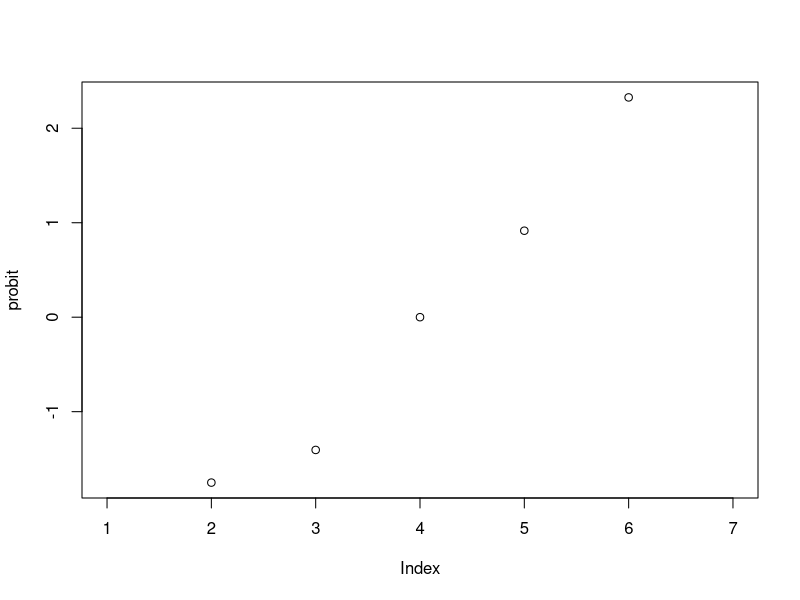
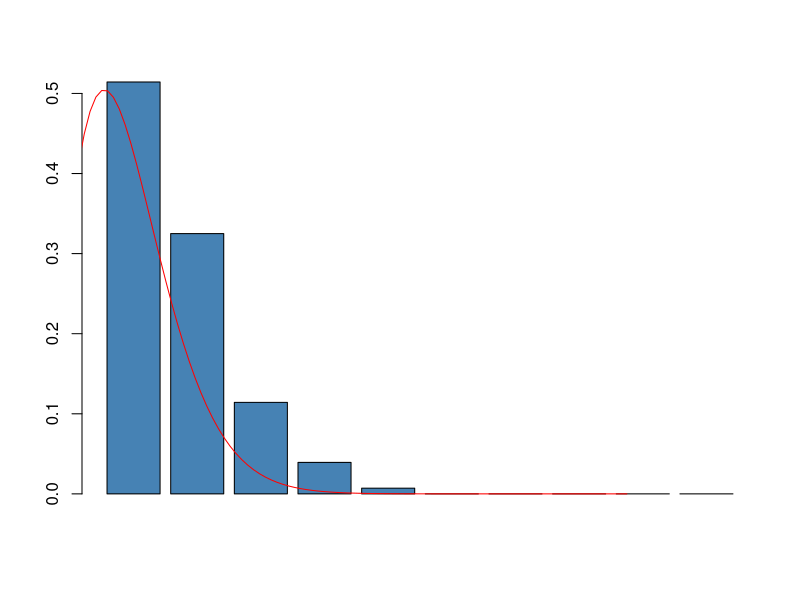

Generate these figures, in order, with R:
## ---- chunk 1
# probit.R
Table1 = read.table('probit.txt', head=T)
dead = Table1[,3]
prob = dead/100
print(prob)
probit = qnorm(prob)

plot(probit)
## ---- chunk 2
#Input
prusHorse = read.csv("prussian_kick.csv", head=T)

#table, freqTable and freqDensTable
death = prusHorse[,3]
freqTable = as.vector(as.matrix(table(death)))
freqTable = append(freqTable, numeric(5))
print(freqTable)
freqDensTable = freqTable/sum(freqTable)
barplot(freqDensTable, col='steelblue')

#fit
library(MASS)
fitdistr(death, "poisson")
# lambda = 0.70

curve(exp(-0.7)*(0.7)^x/factorial(x), from=-1, to=10, add=T, col='red')


